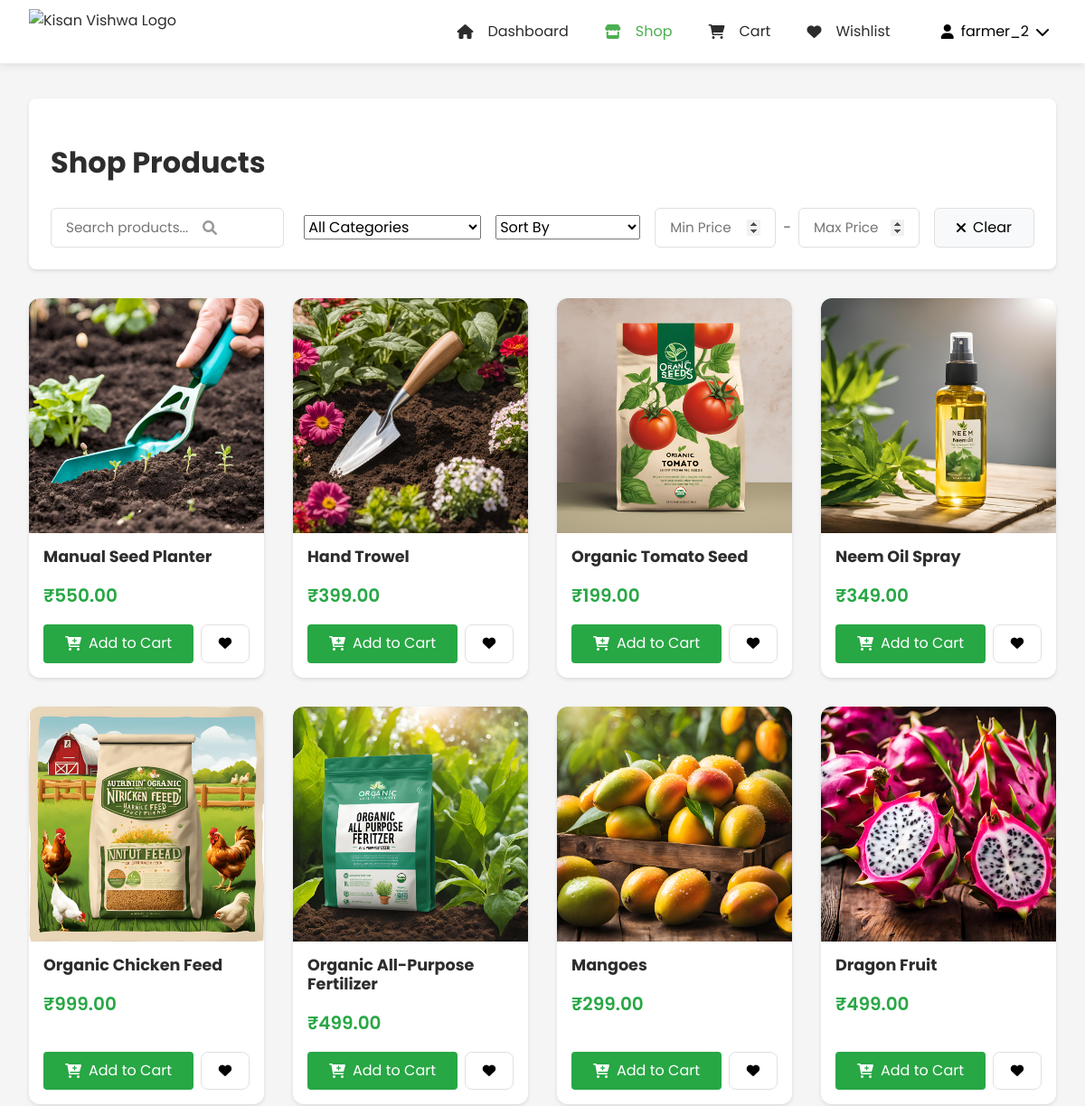
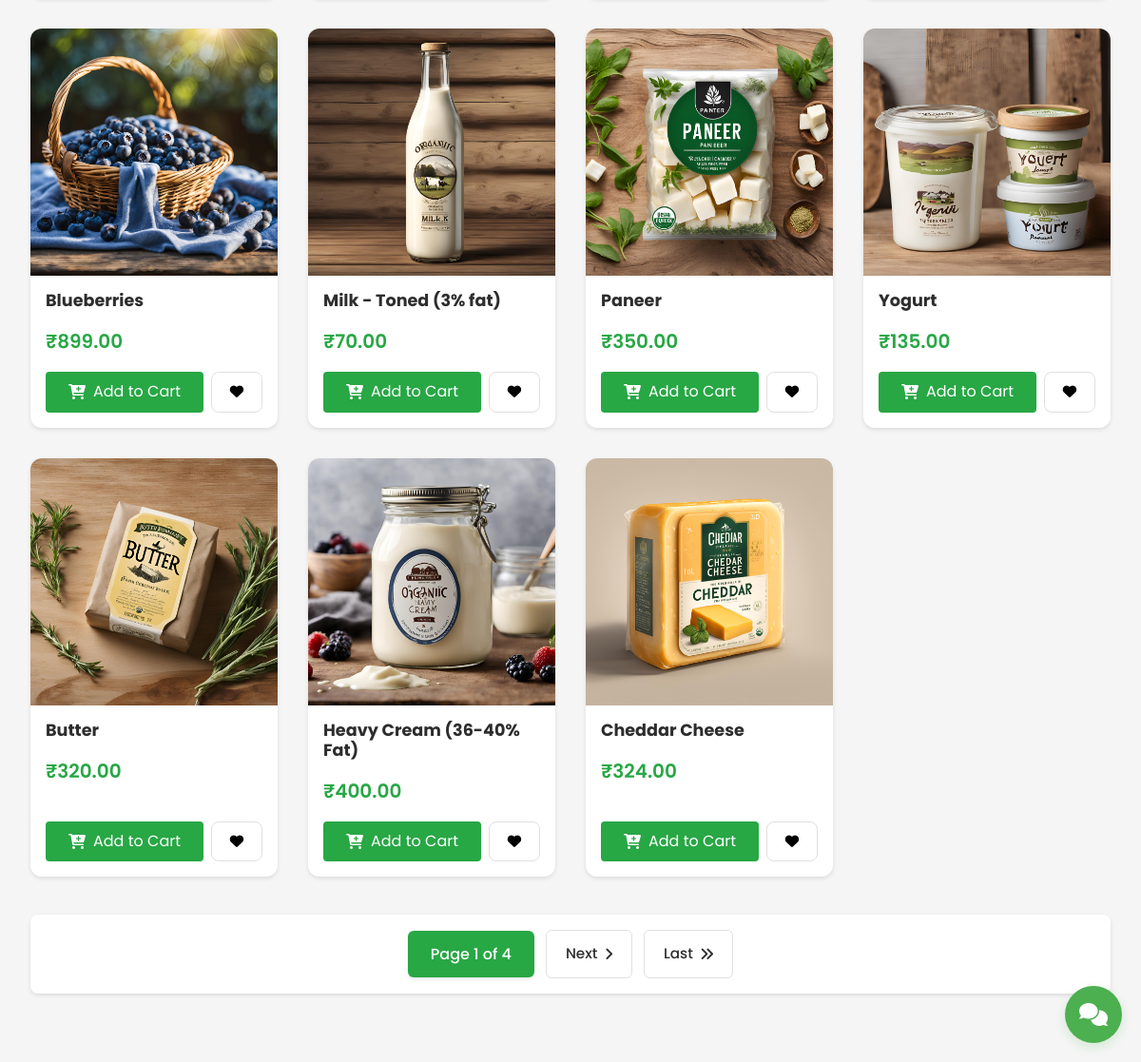
/customer/shop/ (signed in), run on the app's committed database (2 pictures, top to bottom).
### product_app/models.py (models this page shows, shortened)
class Product(models.Model):
    CATEGORY_CHOICES = [
        ('vegetables', 'Vegetables'),
        ('fruits', 'Fruits'),
        ('grains', 'Grains'),
        ('dairy', 'Dairy'),
        ('tools', 'Tools & Equipment'),
        ('seeds', 'Seeds & Saplings'),
        ('pesticides', 'Pesticides & Fertilizers'),
        ('organic', 'Organic Products'),
        ('livestock', 'Livestock & Feed'),
        ('other', 'Other')
    ]
    name = models.CharField(max_length=200)
    category = models.CharField(max_length=100, choices=CATEGORY_CHOICES, default='other')
    price = models.DecimalField(max_digits=10, decimal_places=2)
    quantity = models.IntegerField()
    description = models.TextField()
    image = models.ImageField(
        upload_to='products/',
        null=True,
        blank=True
    )
    farmer = models.ForeignKey(User, on_delete=models.CASCADE)
    created_at = models.DateTimeField(auto_now_add=True)
    updated_at = models.DateTimeField(auto_now=True)
    is_featured = models.BooleanField(default=False)
    is_deleted = models.BooleanField(default=False)
    def get_image_url(self):
        if self.image and hasattr(self.image, 'url'):
            return self.image.url
        return static('images/default_product.jpg')

### customer_app/views.py (the view)
# urls.py: path('shop/', views.shop, name='shop'),
@login_required
def shop(request):
    products = Product.objects.filter(is_deleted=False)
    search_query = request.GET.get('search')
    if search_query:
        products = products.filter(
            Q(name__icontains=search_query) |
            Q(description__icontains=search_query) |
            Q(category__icontains=search_query)
        )
    categories = dict(Product.CATEGORY_CHOICES)
    category = request.GET.get('category')
    if category and category != 'all':
        products = products.filter(category=category)
    min_price = request.GET.get('min_price')
    max_price = request.GET.get('max_price')
    try:
        if min_price and min_price.strip():
            min_price = float(min_price)
            products = products.filter(price__gte=min_price)
        if max_price and max_price.strip():
            max_price = float(max_price)
            products = products.filter(price__lte=max_price)
    except ValueError:
        messages.error(request, 'Invalid price range entered')
    sort_by = request.GET.get('sort', 'default')
    if sort_by == 'price_low':
        products = products.order_by('price')
    elif sort_by == 'price_high':
        products = products.order_by('-price')
    elif sort_by == 'newest':
        products = products.order_by('-created_at')
    paginator = Paginator(products, 15)  # Show 15 products per page (3 rows × 5 columns)
    page = request.GET.get('page')
    products = paginator.get_page(page)
    wishlist_products = Product.objects.filter(wishlist__user=request.user)
    context = {
        'products': products,
        'categories': categories,
        'current_category': category,
        'current_sort': sort_by,
        'wishlist_products': wishlist_products,
        'min_price': min_price,
        'max_price': max_price
    }
    return render(request, 'customer_app/shop.html', context)

### customer_app/context_processors.py (called while the page is built, shortened)
def wishlist_and_cart_counts(request):
    if request.user.is_authenticated:
        cart_items = CartItem.objects.filter(user=request.user).select_related('product')
        wishlist_items = Wishlist.objects.filter(user=request.user)
        return {
            'cart_items_count': cart_items.count(),
            'cart_total': sum(item.total_price for item in cart_items),
            'wishlist_count': wishlist_items.count(),
            'wishlist_product_ids': set(item.product_id for item in wishlist_items)
        }

def wishlist_status(request):
    if request.user.is_authenticated:
        wishlist_items = Wishlist.objects.filter(user=request.user).select_related('product')
        return {
            'wishlist_product_ids': set(item.product.id for item in wishlist_items),
            'wishlist_products': [item.product for item in wishlist_items]
        }
    return {
        'wishlist_product_ids': set(),
        'wishlist_products': []
    }

def product_categories(request):
    CATEGORY_ICONS = {
        'vegetables': 'fa-carrot',
        'fruits': 'fa-apple-alt',
        'grains': 'fa-wheat',
        'dairy': 'fa-cheese',
        'tools': 'fa-tools',
        'seeds': 'fa-seedling',
        'pesticides': 'fa-spray-can',
        'organic': 'fa-leaf',
        'livestock': 'fa-cow',
        'other': 'fa-box'
    }
    return {
        'PRODUCT_CATEGORIES': Product.CATEGORY_CHOICES,
        'CATEGORY_ICONS': CATEGORY_ICONS
    }

### product_app/templatetags/custom_filters.py (called while the page is built)
@register.filter(name='get_item')
def get_item(dictionary, key):
    return dictionary.get(key, '')

### customer_app/templates/customer_app/shop.html (shortened to what this page needs)
{% load static %}
{% load custom_filters %}
<!DOCTYPE html>
<html lang="en">
<head>
    <link rel="stylesheet" href="https://cdnjs.cloudflare.com/ajax/libs/normalize/8.0.1/normalize.min.css">
    <link rel="stylesheet" href="https://cdnjs.cloudflare.com/ajax/libs/font-awesome/6.0.0/css/all.min.css">
    <link rel="stylesheet" type="text/css" href="{% static 'css/CustomerNavBar.css' %}">
    <link rel="stylesheet" type="text/css" href="{% static 'css/customerdesign.css' %}">
    <link rel="stylesheet" type="text/css" href="{% static 'css/shop.css' %}">
    <link rel="stylesheet" href="{% static 'css/chat_widget.css' %}">
</head>
<body>
    {% include 'NavBar/CustomerNavBar.html' %}
    <div id="chat-widget-container">
        {% include 'chatbot_app/chat_widget.html' %}
    </div>
    <div class="main-container">
        <main class="shop-container">
            <div class="shop-header">
                <h1>Shop Products</h1>
                <div class="filter-container">
                    <div class="filter-group-left">
                        <div class="shop-search-bar">
                            <input type="text"
                                   id="searchInput"
                                   placeholder="Search products..."
                                   value="{{ request.GET.search|default:'' }}">
                            <i class="fas fa-search search-icon" id="searchIcon"></i>
                        </div>
                        <div class="filter-selects-container">
                            <select id="categoryFilter" class="filter-select">
                                <option value="">All Categories</option>
                            </select>
                            <select id="sortFilter" class="filter-select">
                                <option value="default">Sort By</option>
                            </select>
                        </div>
                    </div>
                    <div class="filter-group-right">
                        <div class="price-range">
                            <input type="number"
                                   id="minPrice"
                                   placeholder="Min Price"
                                   value="{{ min_price|default:'' }}"
                                   step="1"
                                   min="0"
                                   oninput="validatePrice(this)"
                                   class="price-input">
                            <span>-</span>
                            <input type="number"
                                   id="maxPrice"
                                   placeholder="Max Price"
                                   value="{{ max_price|default:'' }}"
                                   step="1"
                                   min="0"
                                   oninput="validatePrice(this)"
                                   class="price-input">
                        </div>
                        <button id="clearFilters" class="clear-filters-btn">
                            <i class="fas fa-times"></i> Clear
                        </button>
                    </div>
                </div>
            </div>
            <div class="products-grid">
                {% for product in products %}
                <div class="product-card" data-product-id="{{ product.id }}">
                    <div class="product-image">
                        <img src="{{ product.get_image_url }}" alt="{{ product.name }}" loading="lazy">
                    </div>
                    <div class="product-details">
                        <h3>{{ product.name }}</h3>
                        <p class="product-price">₹{{ product.price }}</p>
                        <div class="product-actions">
                            <button class="add-to-cart-btn"
                                    onclick="addToCart('{{ product.id }}', this)"
                                    data-product-id="{{ product.id }}">
                                <i class="fas fa-cart-plus"></i> Add to Cart
                            </button>
                            <button class="add-to-wishlist" onclick="toggleWishlist('{{ product.id }}')" aria-label="Add to wishlist">
                                <i class="fas fa-heart {% if product in wishlist_products %}active{% endif %}"></i>
                            </button>
                        </div>
                    </div>
                </div>
                {% endfor %}
            </div>
            <div class="pagination">
                <span class="current-page">
                    Page {{ products.number }} of {{ products.paginator.num_pages }}
                </span>
                {% if products.has_next %}
                    <a href="?page={{ products.next_page_number }}" class="pagination-link">
                        Next <i class="fas fa-angle-right"></i>
                    </a>
                    <a href="?page={{ products.paginator.num_pages }}" class="pagination-link">
                        Last <i class="fas fa-angle-double-right"></i>
                    </a>
                {% endif %}
            </div>
        </main>
    </div>
</body>
</html>

### templates/NavBar/CustomerNavBar.html (shortened to what this page needs)
{% load static %}
<header class="site-header">
    <div class="header-container">
        <div class="brand">
            <a href="{% url 'customer_dashboard' %}" class="logo">
                <img src="{% static 'images/kisan_vishwa_logo.png' %}" alt="Kisan Vishwa Logo">
            </a>
        </div>
        <nav class="main-nav">
            <ul class="nav-list">
                <li>
                    <a href="{% url 'customer_dashboard' %}" class="nav-item {% if request.resolver_match.url_name == 'customer_dashboard' %}active{% endif %}">
                        <i class="fas fa-home"></i>
                        <span>Dashboard</span>
                    </a>
                </li>
                <li>
                    <a href="{% url 'shop' %}" class="nav-item {% if request.resolver_match.url_name == 'shop' %}active{% endif %}">
                        <i class="fas fa-store"></i>
                        <span>Shop</span>
                    </a>
                </li>
                <li>
                    <a href="{% url 'customer_cart' %}" class="nav-item {% if request.resolver_match.url_name == 'customer_cart' %}active{% endif %}">
                        <i class="fas fa-shopping-cart"></i>
                        <span>Cart</span>
                    </a>
                </li>
                <li>
                    <a href="{% url 'customer_wishlist' %}" class="nav-item {% if request.resolver_match.url_name == 'customer_wishlist' %}active{% endif %}">
                        <i class="fas fa-heart"></i>
                        <span>Wishlist</span>
                    </a>
                </li>
            </ul>
            <div class="user-menu">
                <button class="user-menu-toggle">
                    <div class="user-info">
                        {% if user.customer_profile.profile_picture %}
                            <img src="{{ user.customer_profile.profile_picture.url }}" alt="" class="user-avatar">
                        {% else %}
                            <i class="fas fa-user"></i>
                        {% endif %}
                        <span>{{ user.username }}</span>
                        <i class="fas fa-chevron-down"></i>
                    </div>
                </button>
            </div>
        </nav>
    </div>
</header>

### chatbot_app/templates/chatbot_app/chat_widget.html (shortened to what this page needs)
{% load static %}
<div class="kv-chat-widget" data-user-type="{{ user_type }}">
    <button class="kv-chat-toggle"
        {% if request.user.is_authenticated %}
            hx-get="{% url 'chatbot_app:toggle_chat' %}"
            hx-target="#kv-chat-container"
            hx-swap="innerHTML"
            hx-trigger="click"
            hx-indicator=".kv-chat-loading"
        {% else %}
            onclick="window.location.href='/login/?next={{ request.path }}'"
        {% endif %}>
        <i class="fas fa-comments"></i>
    </button>
</div>

### static/css/CustomerNavBar.css (style rules this page uses)
:root { --warm-beige: #FAF7F2; --dark-beige: #E5E0D8; --dark-gray: #333333; --white: #ffffff; --forest-green: #28A745; --dark-green: #218838; --light-gray: #f9f9f9; --text-gray: #4A4A4A; --text-primary: #2D2D2D; --text-secondary: #555; --border-color: #e0e0e0; --shadow-color: rgba(0, 0, 0, 0.1); }
.site-header { background-color: var(--white); box-shadow: 0 2px 10px var(--shadow-color); position: fixed; width: 100%; top: 0; left: 0; z-index: 100; height: 70px; display: flex; align-items: center; isolation: isolate; }
.header-container { max-width: 1200px; width: 100%; margin: 0 auto; padding: 0 2rem; display: flex; justify-content: flex-start; align-items: center; height: 100%; gap: 2rem; }
.brand { display: flex; align-items: center; flex-shrink: 0; }
.logo { display: flex; align-items: center; text-decoration: none; color: var(--text-primary); padding-left: 0; }
.logo img { height: 50px; width: auto; margin-right: 12px; }
.main-nav { display: flex; align-items: center; margin-left: auto; gap: 1rem; isolation: isolate; }
.nav-list { display: flex; list-style: none; margin: 0; padding: 0; align-items: center; gap: 0.5rem; }
.nav-item { position: relative; display: flex; align-items: center; padding: 0.75rem 1rem; color: var(--text-primary); text-decoration: none; transition: color 0.3s; height: 100%; gap: 8px; }
.nav-item i { margin-right: 8px; }
.nav-item.active { color: #4CAF50; }
.user-menu { position: relative; margin-left: 1rem; height: 100%; display: flex; align-items: center; }
.user-menu-toggle { background: none; border: none; padding: 0.5rem; cursor: pointer; display: flex; align-items: center; }
.user-info { display: flex; align-items: center; gap: 8px; }
body { padding-top: 45px !important; margin: 0; font-family: 'Poppins', sans-serif; isolation: isolate; }
@media (min-width: 1200px) { .header-container { padding: 0 2rem; } }

### static/css/customerdesign.css (style rules this page uses)
:root { --primary-color: #28a745; --secondary-color: #218838; --background-color: #FAF7F2; --text-primary: #2D2D2D; --text-secondary: #4A4A4A; --text-body: #555555; --white: #ffffff; --border-color: #e0e0e0; --shadow-sm: 0 2px 4px rgba(0, 0, 0, 0.1); --shadow-md: 0 4px 6px rgba(0, 0, 0, 0.1); --shadow-lg: 0 8px 16px rgba(0, 0, 0, 0.15); }
body { font-family: 'Poppins', sans-serif; margin: 0; padding: 0; background-color: var(--background-color); color: var(--text-body); line-height: 1.6; }
.main-container { max-width: 1200px; margin: 0 auto; padding: 2rem 1rem; min-height: calc(100vh - 70px); position: relative; z-index: 1; }
img { max-width: 100%; height: auto; }

### static/css/chat_widget.css (style rules this page uses)
.kv-chat-widget { position: fixed; bottom: 20px; right: 20px; z-index: 999999; font-size: 15px; font-family: 'Poppins', sans-serif; isolation: isolate; }
.kv-chat-toggle { width: 60px; height: 60px; background: #4CAF50; border-radius: 50%; box-shadow: 0 4px 12px rgba(76, 175, 80, 0.2); border: none; color: white; cursor: pointer; display: flex; align-items: center; justify-content: center; font-size: 24px; transition: transform 0.2s ease; z-index: 999999; position: relative; }

### customer_app/templates/customer_app/shop.html (style rules this page uses)
body { padding-top: 40px; background-color: #f5f5f5; }

### data on the page
Product: get_image_url (picture), name "Manual Seed Planter", price "550.00"
Product: get_image_url (picture), name "Hand Trowel", price "399.00"
Product: get_image_url (picture), name "Organic Tomato Seed", price "199.00"
Product: get_image_url (picture), name "Neem Oil Spray", price "349.00"
Product: get_image_url (picture), name "Organic Chicken Feed", price "999.00"
Product: get_image_url (picture), name "Organic All-Purpose Fertilizer", price "499.00"
Product: get_image_url (picture), name "Mangoes", price "299.00"
Product: get_image_url (picture), name "Dragon Fruit", price "499.00"
Product: get_image_url (picture), name "Blueberries", price "899.00"
Product: get_image_url (picture), name "Milk - Toned (3% fat)", price "70.00"
Product: get_image_url (picture), name "Paneer", price "350.00"
Product: get_image_url (picture), name "Yogurt", price "135.00"
Product: get_image_url (picture), name "Butter", price "320.00"
Product: get_image_url (picture), name "Heavy Cream (36-40% Fat)", price "400.00"
Product: get_image_url (picture), name "Cheddar Cheese", price "324.00"

### other printed values
{{ user.username }} "farmer_2"
{{ products.number }} "1"
{{ products.paginator.num_pages }} "4"
